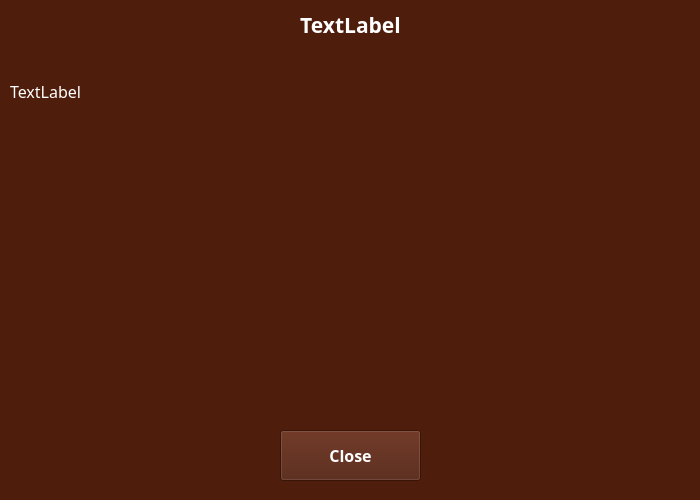
<?xml version="1.0" encoding="UTF-8"?>
<ui version="4.0">
 <class>HelpWindow</class>
 <widget class="QMainWindow" name="HelpWindow">
  <property name="geometry">
   <rect>
    <x>0</x>
    <y>0</y>
    <width>700</width>
    <height>500</height>
   </rect>
  </property>
  <property name="sizePolicy">
   <sizepolicy hsizetype="Preferred" vsizetype="Preferred">
    <horstretch>0</horstretch>
    <verstretch>0</verstretch>
   </sizepolicy>
  </property>
  <property name="minimumSize">
   <size>
    <width>602</width>
    <height>402</height>
   </size>
  </property>
  <property name="maximumSize">
   <size>
    <width>700</width>
    <height>500</height>
   </size>
  </property>
  <property name="windowTitle">
   <string>Thermodynamic Simulator</string>
  </property>
  <property name="styleSheet">
   <string notr="true">background-color: rgb(79, 29, 11);
color: rgb(255,255,255);
</string>
  </property>
  <widget class="QWidget" name="centralwidget">
   <widget class="QLabel" name="Title_Label">
    <property name="geometry">
     <rect>
      <x>10</x>
      <y>10</y>
      <width>681</width>
      <height>51</height>
     </rect>
    </property>
    <property name="font">
     <font>
      <family>Fira Code SemiBold</family>
      <pointsize>16</pointsize>
      <bold>true</bold>
     </font>
    </property>
    <property name="text">
     <string>TextLabel</string>
    </property>
    <property name="alignment">
     <set>Qt::AlignHCenter|Qt::AlignTop</set>
    </property>
    <property name="wordWrap">
     <bool>true</bool>
    </property>
   </widget>
   <widget class="QPushButton" name="Close_Button">
    <property name="geometry">
     <rect>
      <x>280</x>
      <y>430</y>
      <width>141</width>
      <height>51</height>
     </rect>
    </property>
    <property name="font">
     <font>
      <family>Fira Code SemiBold</family>
      <pointsize>12</pointsize>
      <bold>true</bold>
     </font>
    </property>
    <property name="text">
     <string>Close</string>
    </property>
   </widget>
   <widget class="QLabel" name="Help_Label">
    <property name="geometry">
     <rect>
      <x>10</x>
      <y>80</y>
      <width>681</width>
      <height>331</height>
     </rect>
    </property>
    <property name="font">
     <font>
      <family>Fira Code Retina</family>
      <pointsize>12</pointsize>
      <bold>false</bold>
     </font>
    </property>
    <property name="text">
     <string>TextLabel</string>
    </property>
    <property name="alignment">
     <set>Qt::AlignLeading|Qt::AlignLeft|Qt::AlignTop</set>
    </property>
    <property name="wordWrap">
     <bool>true</bool>
    </property>
   </widget>
  </widget>
 </widget>
 <resources/>
 <connections/>
</ui>
